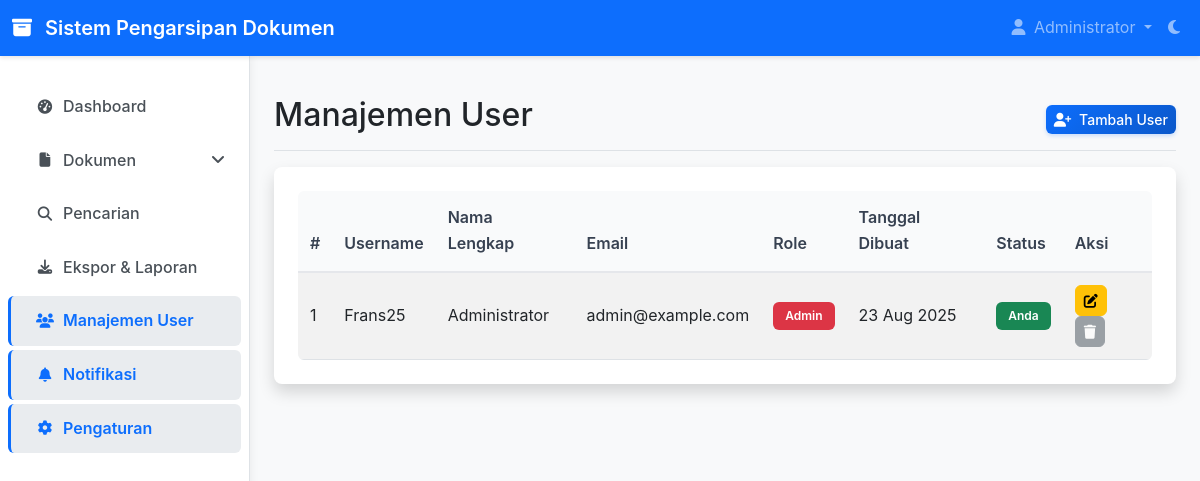
Page /views/users/index.php (signed in) on the committed database.
### tables this page shows
CREATE TABLE `users` (
  `id` int(11) NOT NULL,
  `username` varchar(50) NOT NULL,
  `password` varchar(255) NOT NULL,
  `email` varchar(100) NOT NULL,
  `full_name` varchar(100) NOT NULL,
  `role` enum('admin','pimpinan','staf') DEFAULT 'staf',
  `photo` varchar(255) DEFAULT NULL,
  `created_at` timestamp NOT NULL DEFAULT current_timestamp(),
  `updated_at` timestamp NOT NULL DEFAULT current_timestamp() ON UPDATE current_timestamp()
);

### config/config.php (called while the page is built, shortened)
<?php
spl_autoload_register(function ($class_name) {
    $directories = [
        __DIR__ . '/../models/',
        __DIR__ . '/../controllers/'
    ];
    foreach ($directories as $directory) {
        $file = $directory . $class_name . '.php';
        if (file_exists($file)) {
            return true;
        }
    }
    return false;
});

### models/User.php (called while the page is built, shortened)
<?php
class User {
    private $conn;
    private $table_name = "users";
    public function __construct($db) {
        $this->conn = $db;
    }
    public function read() {
        $query = "SELECT * FROM " . $this->table_name . " ORDER BY created_at DESC";
        $stmt = $this->conn->prepare($query);
        $stmt->execute();
        return $stmt;
    }
}
?>

### views/users/index.php (the view, shortened to what this page needs)
<?php
require_once __DIR__ . '/../../config/config.php';
$database = new Database();
$db = $database->getConnection();
$user = new User($db);
$users = $user->read();
require_once __DIR__ . '/../partials/header.php';
?>
<div class="d-flex justify-content-between flex-wrap flex-md-nowrap align-items-center pt-3 pb-2 mb-3 border-bottom">
    <h1 class="h2">Manajemen User</h1>
    <div class="btn-toolbar mb-2 mb-md-0">
        <button class="btn btn-sm btn-primary" data-bs-toggle="modal" data-bs-target="#addUserModal">
            <i class="fas fa-user-plus me-1"></i> Tambah User
        </button>
    </div>
</div>
<div class="card">
    <div class="card-body">
        <div class="table-responsive">
            <table class="table table-striped table-hover">
                <thead>
                    <tr>
                        <th>#</th>
                        <th>Username</th>
                        <th>Nama Lengkap</th>
                        <th>Email</th>
                        <th>Role</th>
                        <th>Tanggal Dibuat</th>
                        <th>Status</th>
                        <th>Aksi</th>
                    </tr>
                </thead>
                <tbody>
                    <?php $i = 1; while ($usr = $users->fetch(PDO::FETCH_ASSOC)): ?>
                    <tr>
                        <td><?php echo $i++; ?></td>
                        <td><?php echo htmlspecialchars($usr['username']); ?></td>
                        <td><?php echo htmlspecialchars($usr['full_name']); ?></td>
                        <td><?php echo htmlspecialchars($usr['email']); ?></td>
                        <td>
                            <span class="badge bg-<?php
                                echo $usr['role'] === 'admin' ? 'danger' :
                                    ($usr['role'] === 'pimpinan' ? 'warning' : 'info');
                            ?>">
                                <?php echo ucfirst($usr['role']); ?>
                            </span>
                        </td>
                        <td><?php echo date('d M Y', strtotime($usr['created_at'])); ?></td>
                        <td>
                            <span class="badge bg-<?php echo $usr['id'] == $_SESSION['user_id'] ? 'success' : 'secondary'; ?>">
                                <?php echo $usr['id'] == $_SESSION['user_id'] ? 'Anda' : 'Aktif'; ?>
                            </span>
                        </td>
                        <td>
                            <button class="btn btn-sm btn-warning" data-bs-toggle="modal" data-bs-target="#editUserModal"
                                data-id="<?php echo $usr['id']; ?>"
                                data-username="<?php echo htmlspecialchars($usr['username']); ?>"
                                data-email="<?php echo htmlspecialchars($usr['email']); ?>"
                                data-full_name="<?php echo htmlspecialchars($usr['full_name']); ?>"
                                data-role="<?php echo $usr['role']; ?>">
                                <i class="fas fa-edit"></i>
                            </button>
                            <?php if ($usr['id'] != $_SESSION['user_id']): ?>
                            <a href="index.php?delete=<?php echo $usr['id']; ?>" class="btn btn-sm btn-danger"
                               onclick="return confirm('Hapus user <?php echo htmlspecialchars($usr['username']); ?>? Tindakan ini tidak dapat dibatalkan.')">
                                <i class="fas fa-trash"></i>
                            </a>
                            <?php else: ?>
                            <button class="btn btn-sm btn-secondary" disabled>
                                <i class="fas fa-trash"></i>
                            </button>
                            <?php endif; ?>
                        </td>
                    </tr>
                    <?php endwhile; ?>
                </tbody>
            </table>
        </div>
    </div>
</div>
<?php require_once __DIR__ . '/../partials/footer.php'; ?>

### assets/css/style.css (style rules this page uses)
* { margin: 0; padding: 0; box-sizing: border-box; }
body { font-family: -apple-system, BlinkMacSystemFont, 'Segoe UI', Roboto, 'Helvetica Neue', Arial, sans-serif; background-color: #f8f9fa; line-height: 1.6; overflow-x: hidden; min-height: 100vh; }
.app-container { display: flex; flex-direction: column; min-height: 100vh; }
.card { border: 1px solid #e3e6f0; border-radius: 0.5rem; margin-bottom: 1.5rem; box-shadow: 0 0.15rem 1.75rem 0 rgba(58, 59, 69, 0.1); background: #ffffff; overflow: hidden; }
.card-body { padding: 1.5rem; }
.table-responsive { overflow-x: auto; -webkit-overflow-scrolling: touch; border-radius: 0.375rem; }
.table { width: 100%; margin-bottom: 0; color: #374151; background: #ffffff; }
.table th { background-color: #f9fafb; border-top: none; font-weight: 600; color: #374151; padding: 0.875rem 0.75rem; border-bottom: 2px solid #e5e7eb; }
.table td { padding: 0.75rem; vertical-align: middle; border-top: 1px solid #e5e7eb; }
.table-striped tbody tr:nth-of-type(odd) { background-color: #f9fafb; }
.btn { border-radius: 0.375rem; font-weight: 500; padding: 0.5rem 1rem; transition: all 0.2s ease; }
.btn-sm { padding: 0.25rem 0.5rem; font-size: 0.875rem; }
.btn-primary { background: linear-gradient(135deg, #0d6efd 0%, #0a58ca 100%); border: none; box-shadow: 0 2px 4px rgba(13, 110, 253, 0.2); }
.badge { border-radius: 0.375rem; padding: 0.35em 0.65em; font-weight: 600; }
.card { border: none; box-shadow: 0 0.5rem 1rem rgba(0, 0, 0, 0.15); transition: all 0.3s ease; }
.badge { font-size: 0.75rem; padding: 0.5rem 0.75rem; border-radius: 0.375rem; }

### rows in the picture
users: username "Frans25", full_name "Administrator", email "admin@example.com", role "Admin", created_at "23 Aug 2025", shows "Anda"

### other values in the picture
SITE_NAME "Sistem Pengarsipan Dokumen"
$_SESSION['full_name'] "Administrator"
